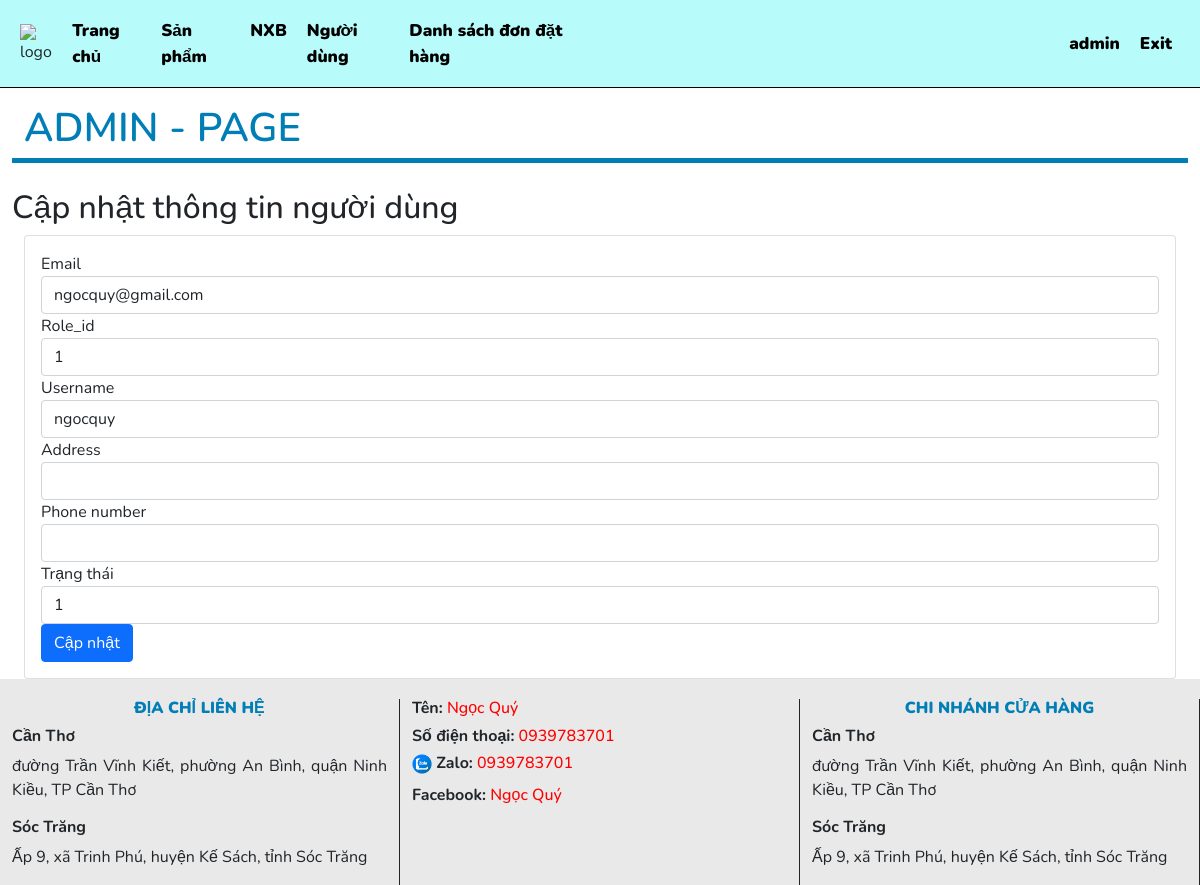
Page /admin/index.php?route=updateuser&id=13 (signed in) on the committed database.
### tables this page shows
CREATE TABLE `users` (
  `id` int(11) NOT NULL,
  `email` varchar(50) NOT NULL,
  `password` varchar(255) NOT NULL,
  `role_id` int(11) DEFAULT NULL,
  `username` varchar(50) NOT NULL,
  `address` varchar(255) NOT NULL,
  `phonenumber` varchar(10) NOT NULL,
  `status` int(2) NOT NULL
);

### model/user.php (called while the page is built, shortened)
<?php
function getone_user($id)
{
    $conn = connectdb();
    $stmt = $conn->prepare("SELECT * FROM users WHERE id = :id");
    $stmt->bindParam(':id', $id, PDO::PARAM_INT);
    $stmt->execute();
    $one_user = $stmt->fetchAll(PDO::FETCH_ASSOC);
    return $one_user;
}
?>

### admin/view/user/updateUser.php (the view, shortened to what this page needs)
<div class="row home-title d-flex justify-content-center align-items-center"><p>ADMIN - PAGE</p></div>
<div class="row">
    <h2>Cập nhật thông tin người dùng</h2>
</div>
<div class="container-fluid">
    <div class="card">
        <div class="card-body">
            <form action="index.php?route=updateuser" method="POST" enctype="multipart/form-data">
                <div class="form-group">
                    <label>Email</label>
                    <input name="email" type="email" value="<?=$one_user['email']?>" class="form-control" placeholder="">
                </div>
                <div class="form-group">
                    <label>Role_id</label>
                    <input name="role_id" type="text" value="<?=$one_user['role_id']?>" class="form-control" placeholder="">
                </div>
                <div class="form-group">
                    <label>Username</label>
                    <input name="username" type="text" value="<?=$one_user['username']?>" class="form-control" placeholder="">
                </div>
                <div class="form-group">
                    <label>Address</label>
                    <input name="address" type="text" value="<?=$one_user['address']?>" class="form-control" placeholder="">
                </div>
                <div class="form-group">
                    <label>Phone number</label>
                    <input name="phonenumber" type="text" value="<?=$one_user['phonenumber']?>" class="form-control" placeholder="">
                </div>
                <div class="form-group">
                    <label>Trạng thái</label>
                    <input name="status" type="text" value="<?=$one_user['status']?>" class="form-control" placeholder="">
                </div>
                <button type="submit" name="capnhatuser" value="1" class="btn btn-primary">Cập nhật</button>
            </form>
        </div>
    </div>
</div>

### admin/view/admin.css (style rules this page uses)
* { font-family: "Nunito", sans-serif; margin: 0; padding: 0; box-sizing: border-box; text-decoration: none; transition: all 0.2s linear }
html { scroll-behavior: smooth; }
.row.home-title { margin: 10px 0 10px 0; color: #017EB6; font-size: 40px; font-weight: 600; }
.row.home-title p { border-bottom: 5px solid #017EB6; }

### admin/view/login.css (style rules this page uses)
*::placeholder { color: #fff; }

### rows in the picture
users: email "ngocquy@gmail.com", role_id "1", username "ngocquy", status "1"

### other values in the picture
$_SESSION['username'] "admin"
